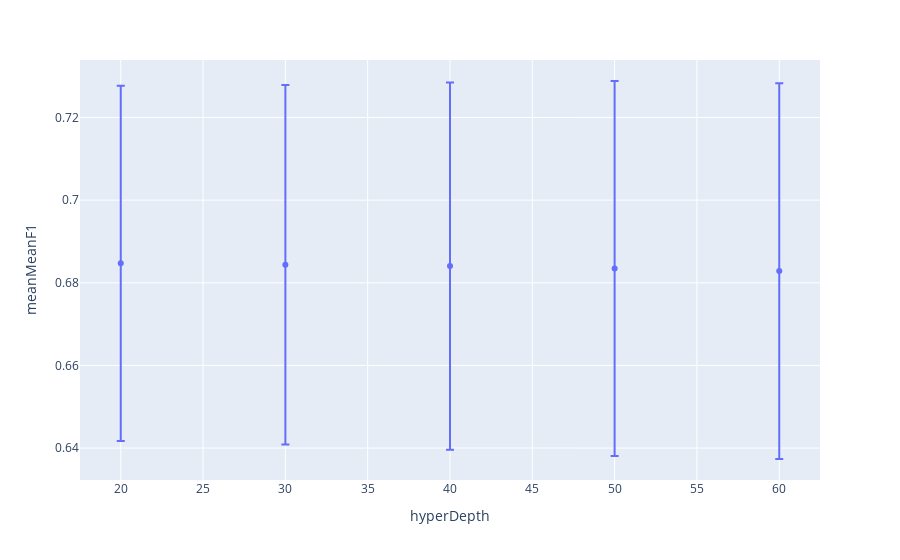

The notebook cell this image was saved under:
### Code cell
aux=hyperParams[(hyperParams.hyperThres==optimal.hyperThres)&(hyperParams.hyperDuration==optimal.hyperDuration)&
                (hyperParams.hyperClose==optimal.hyperClose)&(hyperParams.hyperConfidence==optimal.hyperConfidence)].reset_index(drop=True)
px.scatter(aux,x='hyperDepth',y='meanMeanF1',error_y='stdMeanF1')

### Figure 1 — Plotly figure (JSON) as saved in the notebook; plotly's stock layout.template omitted (floating-point values rounded to 4 significant figures)
{"data": [{"error_y": {"array": [0.04302, 0.04351, 0.04443, 0.04539, 0.04548]}, "hovertemplate": "hyperDepth=%{x}<br>meanMeanF1=%{y}<extra></extra>", "legendgroup": "", "marker": {"color": "#636efa", "symbol": "circle"}, "mode": "markers", "name": "", "orientation": "v", "showlegend": false, "type": "scatter", "x": [20, 30, 40, 50, 60], "xaxis": "x", "y": [0.6847, 0.6844, 0.684, 0.6834, 0.6828], "yaxis": "y"}], "layout": {"legend": {"tracegroupgap": 0}, "margin": {"t": 60}, "xaxis": {"anchor": "y", "domain": [0, 1], "title": {"text": "hyperDepth"}}, "yaxis": {"anchor": "x", "domain": [0, 1], "title": {"text": "meanMeanF1"}}}}
